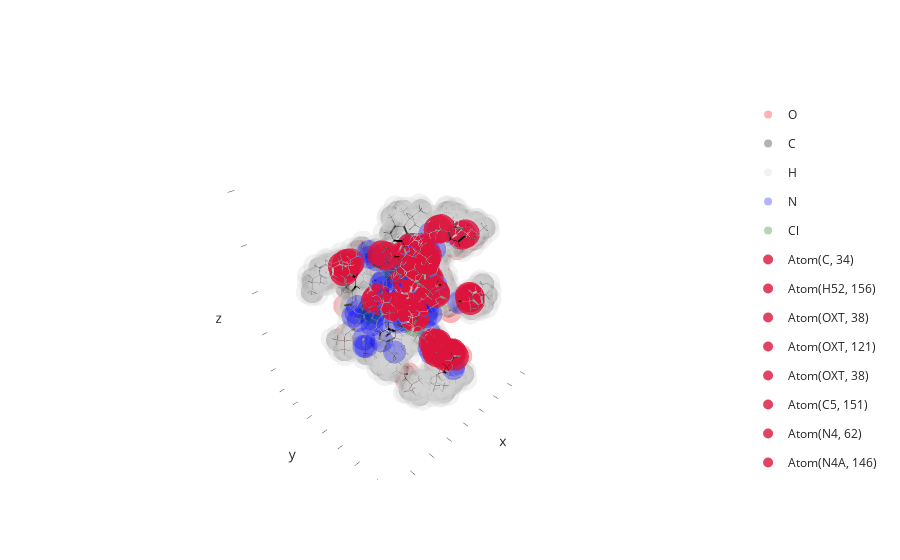

Here is the notebook cell this chart was saved with:
### Code cell
# structure2 = bam.molecule("/Users/noahhk/GIT/biobuild/docs/_tutorials/ext9_opt.pdb")
structure2 = bam.molecule("/Users/noahhk/GIT/biobuild/docs/_tutorials/ext_final_opt.pdb")

def eval(self, state):  # , diff=True):
    """
    Calculate the evaluation score for a given state

    Parameters
    ----------
    state : np.ndarray
        The state of the environment

    Returns
    -------
    float
        The evaluation for the state
    """
    pairwise_dists = cdist(state, state)
    np.fill_diagonal(pairwise_dists, self._radius)

    # if diff:
    #     mask = np.abs(pairwise_dists - self._state_dists) < 1e-4
    #     mask *= pairwise_dists > self.clash_distance
    #     pairwise_dists[mask] = self._radius + 1

    # self.clash_handler()

    dist_eval = np.apply_along_axis(self.concatenation_function, 1, pairwise_dists)
    mask = dist_eval > -1
    if not np.logical_or.reduce(mask):
        final = self._last_eval

    mean_dist_eval = np.mean(1/dist_eval[mask])
    # min_dist_eval = (np.min(pairwise_dists) ** self._pushback) + 1e-6

    final = np.log(mean_dist_eval) #/ min_dist_eval)
    self._state_dists[:, :] = pairwise_dists
    self._last_eval = final
    return final


optimizers.DistanceRotatron.eval = eval


p = 2

graph = structure2.get_atom_graph()

def concat1(x):
    smallest = np.sum(np.sort(x)[:5])
    mean = np.mean(x)
    return 1 * mean + 30 * smallest ** 2
    return np.sum(smallest) ** p
    # return 1 / (np.mean(x) * (np.min(x) ** p))

env2 = optimizers.DistanceRotatron(graph, graph.find_rotatable_edges(graph.central_node, min_descendants=5), concatenation_function=concat1, pushback=p, radius=20, mask_rotation_units=False, bounds=(-np.pi, np.pi))
sol, eval = optimizers.genetic_optimize(env2)

final2 = optimizers.apply_solution(sol, env2, structure2.copy())
v = final2.draw()
for a, b in final2.find_clashes(0.9):
    v.draw_atoms(a, b, colors="crimson", opacity=0.8)
v.show()
